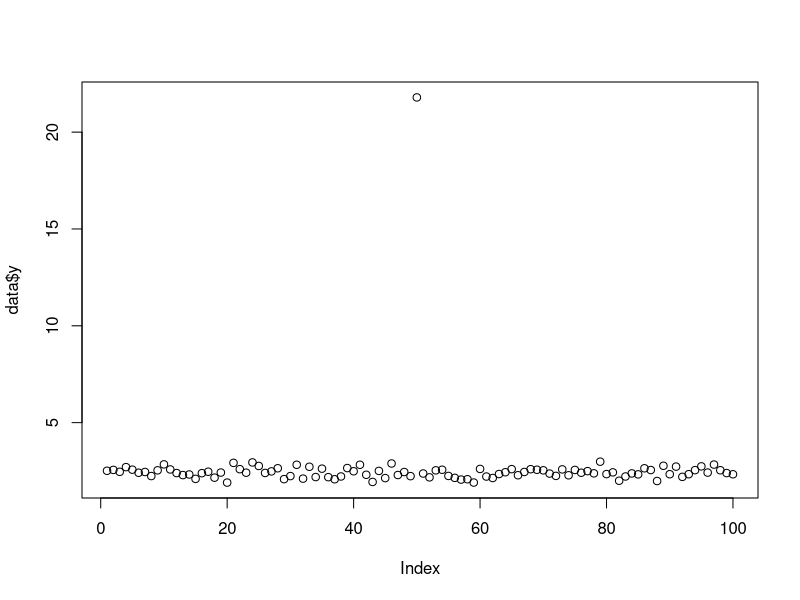
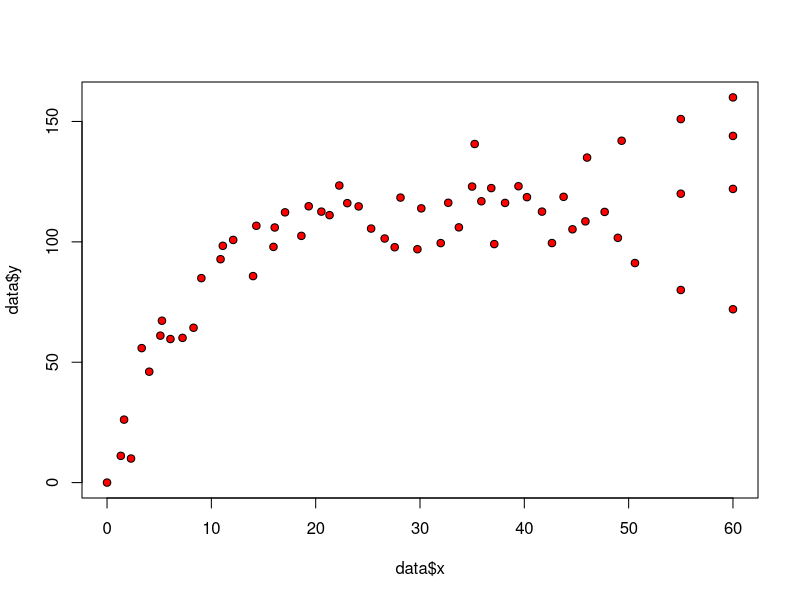
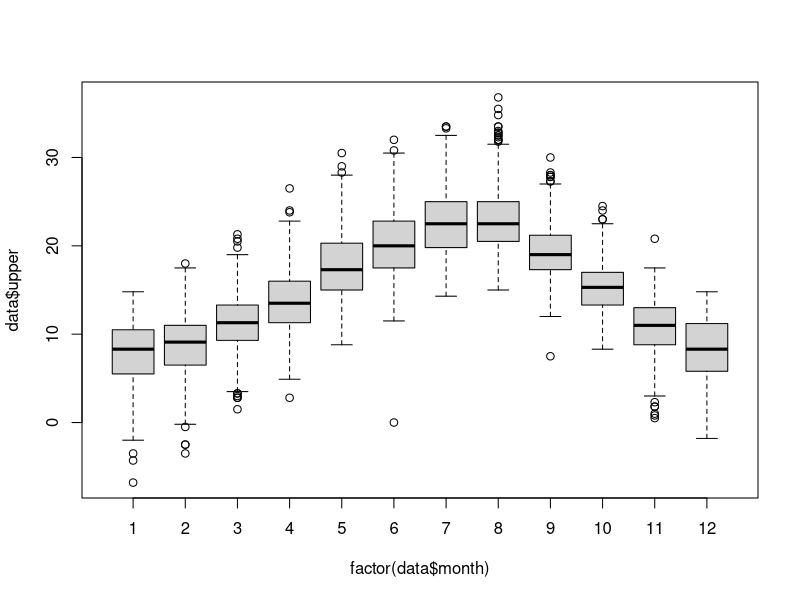
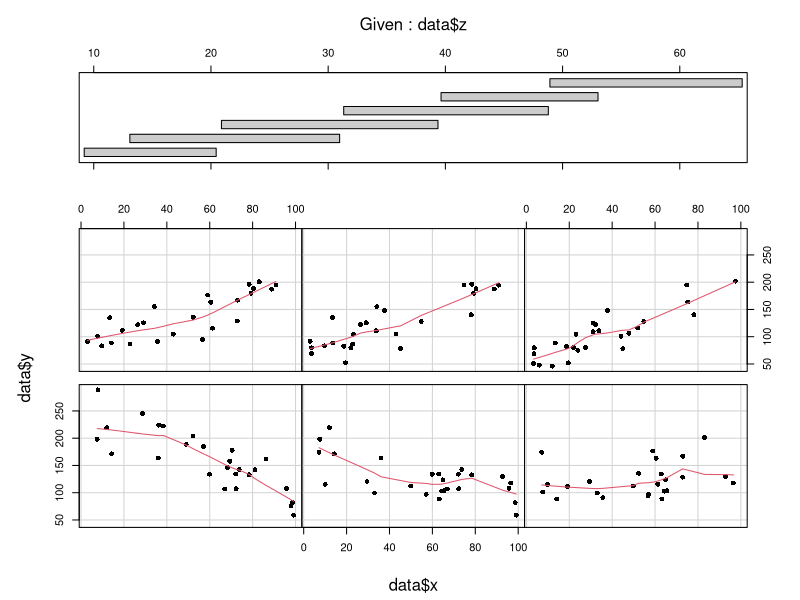

R code for these plots, in order: (Note: this script raises an error after producing the figures.)


data = read.csv("./data/das.csv")
plot(data$y)

yields = read.csv("./data/fertyield.csv")
table(yields$treatment)

data = read.csv("./data/scatter.csv")
plot(data$y~data$x, pch=21,bg="red")

data = read.csv("./data/weather.data.csv")
plot(data$upper~factor(data$month))

data = read.csv("./data/coplot.csv")
coplot(data$y~data$x|data$z,pch=16,panel=panel.smooth)

data = read.csv("./data/np.csv")
attach(data)
#windows(7,4)
par(mfrow=c(1,2))
plot(nitrogen,yield,main="N")
plot(phosphorus,yield,main="P")
npInteraction = tapply(yield,list(nitrogen,phosphorus),mean)
barplot(npInteraction,beside=TRUE,xlab="phosphorus")
legend(locator(1),legend=c("no","yes"),title="nitrogen",fill=c("black","lightgrey"))

detach(data)

